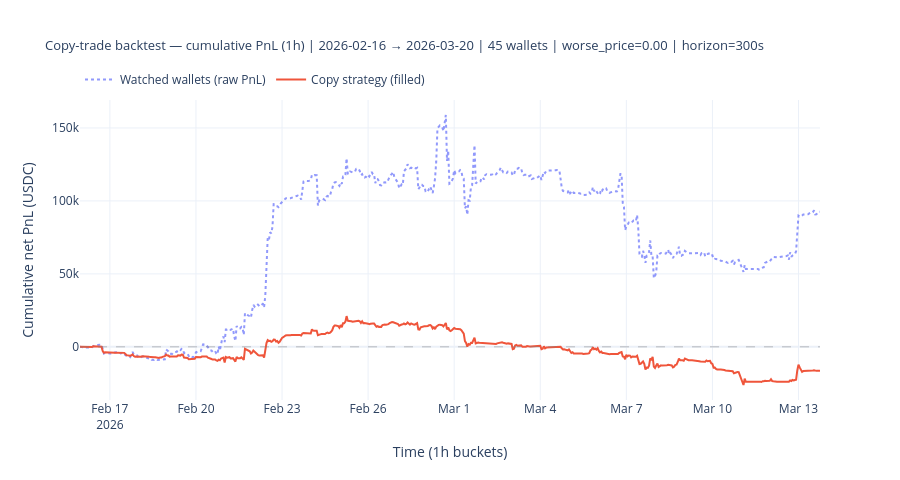

This figure's notebook cell:
### Markdown cell above
## Cumulative PnL chart

### Code cell
import plotly.graph_objects as go
from plotly.subplots import make_subplots

fig = go.Figure()

# ── Wallet cohort trace ───────────────────────────────────────────────────────
if not wallet_hourly.empty:
    wh = with_zero_anchor(wallet_hourly)
    fig.add_trace(go.Scatter(
        x=wh["trade_dt"],
        y=wh["cum_net_pnl_usdc"],
        mode="lines",
        line=dict(dash="dot", width=2),
        opacity=0.7,
        name="Watched wallets (raw PnL)",
        hovertemplate=(
            "<b>Watched wallets</b><br>"
            "%{x|%Y-%m-%d %H:%M}<br>"
            "cum PnL: %{y:.2f} USDC<extra></extra>"
        ),
    ))

# ── Copy-strategy trace ───────────────────────────────────────────────────────
if not copy_hourly.empty:
    ch = with_zero_anchor(copy_hourly)
    fig.add_trace(go.Scatter(
        x=ch["trade_dt"],
        y=ch["cum_net_pnl_usdc"],
        mode="lines",
        line=dict(dash="solid", width=2),
        name="Copy strategy (filled)",
        hovertemplate=(
            "<b>Copy strategy</b><br>"
            "%{x|%Y-%m-%d %H:%M}<br>"
            "cum PnL: %{y:.2f} USDC<extra></extra>"
        ),
    ))

fig.add_hline(y=0, line_dash="dash", line_color="grey", line_width=1, opacity=0.5)

fig.update_layout(
    template="plotly_white",
    height=480,
    title=dict(
        text=(
            f"Copy-trade backtest — cumulative PnL (1h) | "
            f"{period_start} → {period_end} | "
            f"{len(WATCHED_WALLETS)} wallets | "
            f"worse_price={WORSE_PRICE_OFFSET:.2f} | "
            f"horizon={int(FILL_HORIZON_SECONDS)}s"
        ),
        font=dict(size=13),
    ),
    xaxis_title="Time (1h buckets)",
    yaxis_title="Cumulative net PnL (USDC)",
    legend=dict(orientation="h", yanchor="bottom", y=1.02, xanchor="left", x=0),
)

fig.show()

### Figure 1 — Plotly figure (JSON) as saved in the notebook; plotly's stock layout.template omitted (floating-point values rounded to 4 significant figures; data arrays with more than 128 entries replaced by an {"elided": "..."} marker saying what was removed)
{"data": [{"hovertemplate": "<b>Watched wallets</b><br>%{x|%Y-%m-%d %H:%M}<br>cum PnL: %{y:.2f} USDC<extra></extra>", "line": {"dash": "dot", "width": 2}, "mode": "lines", "name": "Watched wallets (raw PnL)", "opacity": 0.7, "type": "scatter", "x": {"elided": "616 str values"}, "y": {"elided": "616 float values"}}, {"hovertemplate": "<b>Copy strategy</b><br>%{x|%Y-%m-%d %H:%M}<br>cum PnL: %{y:.2f} USDC<extra></extra>", "line": {"dash": "solid", "width": 2}, "mode": "lines", "name": "Copy strategy (filled)", "type": "scatter", "x": {"elided": "606 str values"}, "y": {"elided": "606 float values"}}], "layout": {"height": 480, "legend": {"orientation": "h", "x": 0, "xanchor": "left", "y": 1.02, "yanchor": "bottom"}, "shapes": [{"line": {"color": "grey", "dash": "dash", "width": 1}, "opacity": 0.5, "type": "line", "x0": 0, "x1": 1, "xref": "x domain", "y0": 0, "y1": 0, "yref": "y"}], "title": {"font": {"size": 13}, "text": "Copy-trade backtest — cumulative PnL (1h) | 2026-02-16 → 2026-03-20 | 45 wallets | worse_price=0.00 | horizon=300s"}, "xaxis": {"title": {"text": "Time (1h buckets)"}}, "yaxis": {"title": {"text": "Cumulative net PnL (USDC)"}}}}
